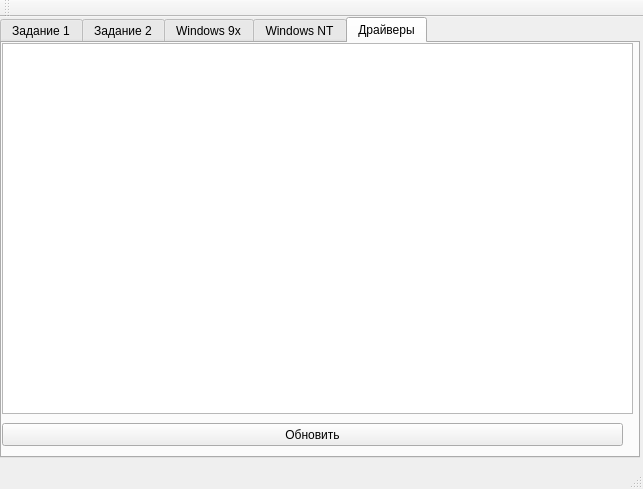
<?xml version="1.0" encoding="UTF-8"?>
<ui version="4.0">
 <class>MainWindow</class>
 <widget class="QMainWindow" name="MainWindow">
  <property name="geometry">
   <rect>
    <x>0</x>
    <y>0</y>
    <width>643</width>
    <height>489</height>
   </rect>
  </property>
  <property name="windowTitle">
   <string>MainWindow</string>
  </property>
  <widget class="QWidget" name="centralWidget">
   <widget class="QTabWidget" name="tabWidget">
    <property name="geometry">
     <rect>
      <x>0</x>
      <y>0</y>
      <width>640</width>
      <height>441</height>
     </rect>
    </property>
    <property name="currentIndex">
     <number>4</number>
    </property>
    <widget class="QWidget" name="tab">
     <attribute name="title">
      <string>Задание 1</string>
     </attribute>
     <layout class="QVBoxLayout" name="verticalLayout_6">
      <item>
       <layout class="QHBoxLayout" name="horizontalLayout">
        <item>
         <layout class="QVBoxLayout" name="verticalLayout_5">
          <item>
           <layout class="QVBoxLayout" name="verticalLayout_3">
            <item>
             <widget class="QLabel" name="label_3">
              <property name="text">
               <string>Имя</string>
              </property>
             </widget>
            </item>
            <item>
             <widget class="QTextEdit" name="nameEdit"/>
            </item>
           </layout>
          </item>
          <item>
           <layout class="QVBoxLayout" name="verticalLayout_4">
            <item>
             <widget class="QLabel" name="label_2">
              <property name="text">
               <string>Полное имя</string>
              </property>
             </widget>
            </item>
            <item>
             <widget class="QTextEdit" name="fullEdit"/>
            </item>
           </layout>
          </item>
          <item>
           <layout class="QVBoxLayout" name="verticalLayout_2">
            <item>
             <widget class="QLabel" name="label">
              <property name="text">
               <string>Дескриптор</string>
              </property>
             </widget>
            </item>
            <item>
             <widget class="QTextEdit" name="handleEdit"/>
            </item>
           </layout>
          </item>
         </layout>
        </item>
        <item>
         <widget class="QGroupBox" name="groupBox">
          <property name="title">
           <string/>
          </property>
          <layout class="QVBoxLayout" name="verticalLayout">
           <item>
            <widget class="QRadioButton" name="nameRadio">
             <property name="text">
              <string>Имя</string>
             </property>
            </widget>
           </item>
           <item>
            <widget class="QRadioButton" name="fullRadio">
             <property name="text">
              <string>Полное имя</string>
             </property>
            </widget>
           </item>
           <item>
            <widget class="QRadioButton" name="handleRadio">
             <property name="text">
              <string>Дескриптор</string>
             </property>
            </widget>
           </item>
           <item>
            <widget class="QRadioButton" name="noRadio">
             <property name="text">
              <string>Ничего</string>
             </property>
            </widget>
           </item>
          </layout>
         </widget>
        </item>
       </layout>
      </item>
      <item>
       <widget class="QPushButton" name="pushButton">
        <property name="text">
         <string>Получить результат</string>
        </property>
       </widget>
      </item>
      <item>
       <widget class="QPushButton" name="pushButton_2">
        <property name="text">
         <string>Очистить</string>
        </property>
       </widget>
      </item>
     </layout>
    </widget>
    <widget class="QWidget" name="tab_2">
     <attribute name="title">
      <string>Задание 2</string>
     </attribute>
     <layout class="QVBoxLayout" name="verticalLayout_7">
      <item>
       <widget class="QTextEdit" name="currIDEdit"/>
      </item>
      <item>
       <widget class="QTextEdit" name="currPseudoEdit"/>
      </item>
      <item>
       <widget class="QTextEdit" name="currHandleDupEdit"/>
      </item>
      <item>
       <widget class="QTextEdit" name="currHandleOpenEdit"/>
      </item>
      <item>
       <widget class="QTextEdit" name="currCloseDupEdit"/>
      </item>
      <item>
       <widget class="QTextEdit" name="currCloseOpenEdit"/>
      </item>
      <item>
       <spacer name="horizontalSpacer">
        <property name="orientation">
         <enum>Qt::Horizontal</enum>
        </property>
        <property name="sizeHint" stdset="0">
         <size>
          <width>614</width>
          <height>20</height>
         </size>
        </property>
       </spacer>
      </item>
      <item>
       <widget class="QPushButton" name="pushButton_3">
        <property name="text">
         <string>Показать результат</string>
        </property>
       </widget>
      </item>
     </layout>
    </widget>
    <widget class="QWidget" name="tab_7">
     <attribute name="title">
      <string>Windows 9x</string>
     </attribute>
     <widget class="QPushButton" name="pushButton_7">
      <property name="geometry">
       <rect>
        <x>10</x>
        <y>390</y>
        <width>621</width>
        <height>23</height>
       </rect>
      </property>
      <property name="text">
       <string>Обновить</string>
      </property>
     </widget>
     <widget class="QWidget" name="layoutWidget">
      <property name="geometry">
       <rect>
        <x>10</x>
        <y>0</y>
        <width>621</width>
        <height>371</height>
       </rect>
      </property>
      <layout class="QVBoxLayout" name="verticalLayout_15">
       <item>
        <widget class="QTableWidget" name="tableProc"/>
       </item>
       <item>
        <widget class="QTableWidget" name="tableMod"/>
       </item>
       <item>
        <widget class="QTableWidget" name="tableThread">
         <property name="minimumSize">
          <size>
           <width>0</width>
           <height>96</height>
          </size>
         </property>
         <property name="maximumSize">
          <size>
           <width>16777215</width>
           <height>96</height>
          </size>
         </property>
        </widget>
       </item>
      </layout>
     </widget>
    </widget>
    <widget class="QWidget" name="tab_8">
     <attribute name="title">
      <string>Windows NT</string>
     </attribute>
     <widget class="QPushButton" name="pushButton_13">
      <property name="geometry">
       <rect>
        <x>10</x>
        <y>380</y>
        <width>621</width>
        <height>23</height>
       </rect>
      </property>
      <property name="text">
       <string>Обновить</string>
      </property>
     </widget>
     <widget class="QWidget" name="layoutWidget">
      <property name="geometry">
       <rect>
        <x>10</x>
        <y>10</y>
        <width>621</width>
        <height>361</height>
       </rect>
      </property>
      <layout class="QVBoxLayout" name="verticalLayout_26">
       <item>
        <widget class="QTableWidget" name="tableNTProc"/>
       </item>
       <item>
        <widget class="QTreeWidget" name="treeModul">
         <column>
          <property name="text">
           <string notr="true">1</string>
          </property>
         </column>
        </widget>
       </item>
      </layout>
     </widget>
    </widget>
    <widget class="QWidget" name="tab_14">
     <attribute name="title">
      <string>Драйверы</string>
     </attribute>
     <widget class="QListWidget" name="listDriv">
      <property name="geometry">
       <rect>
        <x>0</x>
        <y>0</y>
        <width>631</width>
        <height>371</height>
       </rect>
      </property>
     </widget>
     <widget class="QPushButton" name="pushButton_4">
      <property name="geometry">
       <rect>
        <x>0</x>
        <y>380</y>
        <width>621</width>
        <height>23</height>
       </rect>
      </property>
      <property name="text">
       <string>Обновить</string>
      </property>
     </widget>
    </widget>
   </widget>
  </widget>
  <widget class="QMenuBar" name="menuBar">
   <property name="geometry">
    <rect>
     <x>0</x>
     <y>0</y>
     <width>643</width>
     <height>21</height>
    </rect>
   </property>
  </widget>
  <widget class="QToolBar" name="mainToolBar">
   <attribute name="toolBarArea">
    <enum>TopToolBarArea</enum>
   </attribute>
   <attribute name="toolBarBreak">
    <bool>false</bool>
   </attribute>
  </widget>
  <widget class="QStatusBar" name="statusBar"/>
 </widget>
 <layoutdefault spacing="6" margin="11"/>
 <resources/>
 <connections/>
</ui>
